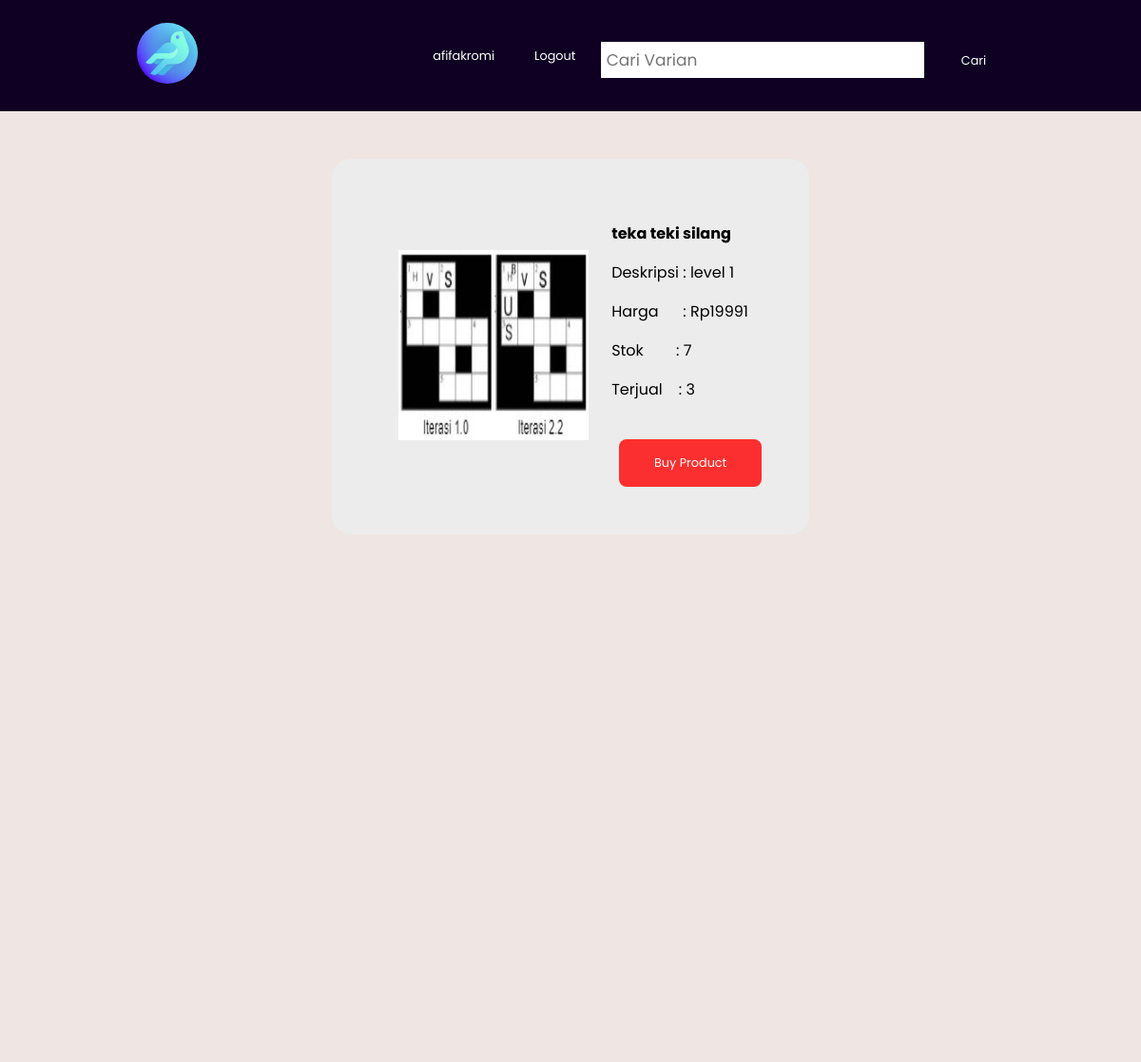
The app's page /product.php?id=teka teki silang (signed in) with its own data.
### tables this page shows
CREATE TABLE Produk(nama CHAR (50) PRIMARY KEY NOT NULL, deskripsi TEXT NOT NULL, harga INT NOT NULL, stok INT NOT NULL, gambar TEXT NOT NULL, nama_terjual CHAR (50) NOT NULL, CONSTRAINT fk_penjualan FOREIGN KEY (nama_terjual) REFERENCES Penjualan(nama) ON DELETE CASCADE);

CREATE TABLE Penjualan (nama CHAR(50) PRIMARY KEY NOT NULL, terjual INT NOT NULL);

### product.php (the view, shortened to what this page needs)
<?php
    require_once "db.php";
    if (isset($_GET['id'])) {
        $id = preg_replace('/%20/', ' ', $_GET['id']) ;
        $produk = $connection->query("SELECT * FROM Produk, Penjualan WHERE Produk.nama = Penjualan.nama AND
        Produk.nama='$id'");
        while($row=$produk->fetch(PDO::FETCH_ASSOC)){
            $product_name = $row["nama"];
            $price = $row["harga"];
            $description = $row["deskripsi"];
            $stock = $row["stok"];
            $image = $row["gambar"];
            $sold = $row['terjual'];
        }
    }
?>
<!DOCTYPE html>
    <head>
        <link href="css/product.css" rel="stylesheet" type="text/css">
    </head>
    <body>
        <?php
            require_once 'navbar.php';
        ?>
        <div class="container-detail-produk">
                <div class="layoutContentHal">
                <?php
                    if(isset($_POST['button'])){
                ?>
                    <div>Product Has Been Delete</div>
                <?php
                        $connection->query("DELETE FROM Produk WHERE nama = '$id'");
                        $connection->query("DELETE FROM Penjualan WHERE nama = '$id'");
                        unlink("img/uploads/$image");
                    }
                    else{
                ?>
                        <div class='contentHal'>
                            <img src="img/uploads/<?php echo $image;?>" id='gambar' width='200' height='200'>
                        </div>
                        <div class='contentHal' width='200' height='200'>
                            <p id='namaProduk'><strong><?php echo $product_name;?></strong></p>
                            <p id='deskripsi'>Deskripsi : <?php echo $description;?></p>
                            <p id='harga'>Harga &nbsp&nbsp&nbsp&nbsp&nbsp: <?php echo "Rp".$price;?></p>
                            <p id='stok'>Stok &nbsp&nbsp&nbsp&nbsp&nbsp&nbsp&nbsp: <?php echo $stock;?></p>
                            <p id='terjual'>Terjual &nbsp&nbsp&nbsp: <?php echo $sold;?></p>
                        <?php
                            $username = $_COOKIE['username'];
                            $is_admin = $connection->query("SELECT count(*) FROM member WHERE username = '$username' AND is_admin = 1")->fetchColumn();
                            if ($is_admin == 1){?>
                                <button class="open-button" onclick="openDelPopUp()">Delete Product</button>
                                <button class="open-button" onclick="openEditPopUp()">Edit Product</button>
                                <form action="productStock.php" method="post">
                                    <button type="submit" class="open-button" name="ubahStock">Change Stock</button>
                                </form>
                               <?php
                               $tes = $_SESSION['errorUpload'];
                               echo $tes;
                                if(isset($_SESSION['errorUpload'])){ echo "tes";?>
                                    <div><?php echo $_SESSION['errorUpload'];?></div>
                              <?php
                              }
                            }
                            else{
                                ?>
                                <form action="productStock.php" method="post">
                                    <button type="submit" class="open-button" name="beli">Buy Product</button>
                                </form>
                        <?php
                            }
                         ?>
                        </div>
                <?php
                    }
                ?>
            </div>
        </div>
    </body>
</html>

### css/product.css (style rules this page uses)
.container-detail-produk { width: 100%; height: 1000px; display: grid; align-content: start; background-color: #EFE5E2; }
.layoutContentHal { margin: auto; margin-top: 50px; padding: 50px; text-align: center; background-color:#ECECEC; border-radius: 20px; max-width: fit-content; }
.contentHal { display: inline-block; padding-left: 20px; vertical-align: middle; text-align: left; font-family: "Comic Sans MS"; }
.open-button { margin-top: 1.5rem; margin-left: 0.5rem; background-color: red; color: white; padding: 16px 20px; border: none; cursor: pointer; opacity: 0.8; width: 150px; }

### css/navbar.css (style rules this page uses)
* { box-sizing: border-box; font-family: "Poppins", sans-serif; }
body { padding: 0; margin: 0; }
.navbar a, button { text-decoration: none; display: inline-block; width: 6rem; text-align: center; padding: 0.5rem 0; border-radius: 0.5rem; vertical-align: middle; color: white; font-size: 0.8rem; }
button { border: none; background-color: #0F0023; }

### records on screen
produk: gambar (picture), nama_terjual.nama "teka teki silang", deskripsi "level 1", harga "19991", stok "7", nama_terjual.terjual "3"

### other values on screen
$username "afifakromi"
